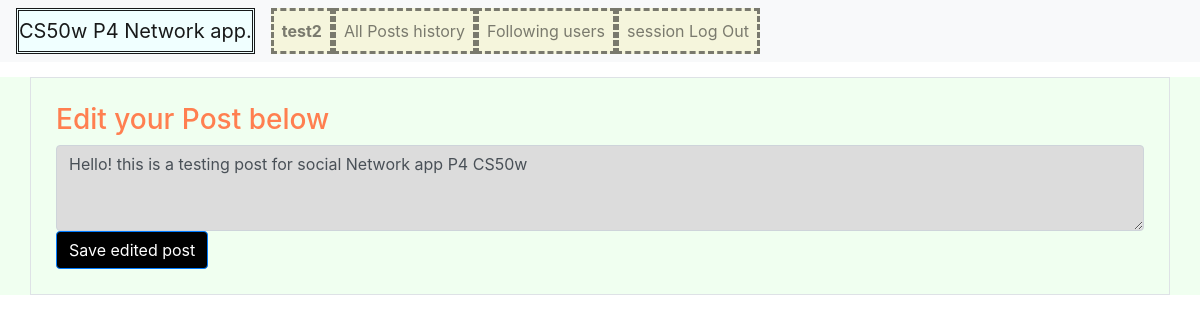
The app's page /edit/12 (signed in) with its own data.
### network/models.py (models this page shows, shortened)
class User(AbstractUser):
    pass

class Post(models.Model):
    user = models.ForeignKey(User, on_delete=models.CASCADE)
    post = models.TextField()
    date_added = models.DateTimeField(auto_now=True)
    liked_users = models.ManyToManyField(User, related_name='liked_posts')

### network/views.py (the view)
# urls.py: path('edit/<int:post_id>', views.edit, name='edit'),
def edit(request, post_id):
    post = Post.objects.get(id=post_id)
    if request.method != 'POST':
        form = PostForm(initial={'post': post.post})
        return render(request, 'network/edit.html', {'form': form})
    else:
        form = PostForm(request.POST)
        if form.is_valid():
            post.post = form.cleaned_data['post']
            post.save()
        return HttpResponseRedirect(reverse('index'))

### network/forms.py
class PostForm(forms.Form):
    post = forms.CharField(widget=forms.Textarea(attrs={'class': 'form-control', 'rows': 3}), label='')

### network/templates/network/edit.html (shortened to what this page needs)
{% extends 'network/layout.html' %}
{% block body %}
<div class="border">
    <h3>Edit your Post below</h3>
    <form action="" method="POST">
        {{ form }}
    <button class="btn btn-primary">Save edited post</button>
    </form>
</div>
{% endblock %}

### network/templates/network/layout.html (shortened to what this page needs)
{% load static %}
<!DOCTYPE html>
<html lang="en">
    <head>
        <link rel="stylesheet" href="https://cdnjs.cloudflare.com/ajax/libs/font-awesome/4.7.0/css/font-awesome.min.css">
        <link rel="stylesheet" href="https://stackpath.bootstrapcdn.com/bootstrap/4.4.1/css/bootstrap.min.css">
        <link href="{% static 'network/styles.css' %}" rel="stylesheet">
    </head>
    <body>
        <nav class="navbar navbar-expand-lg navbar-light bg-light">
            <a class="navbar-brand" href="#">CS50w P4 Network app.</a>
            <div>
              <ul class="navbar-nav mr-auto">
                {% if user.is_authenticated %}
                    <li class="nav-item">
                        <a class="nav-link" href="{% url 'profile' %}"><strong>{{ user.username }}</strong></a>
                    </li>
                {% endif %}
                <li class="nav-item">
                  <a class="nav-link" href="{% url 'index' %}">All Posts history</a>
                </li>
                {% if user.is_authenticated %}
                    <li class="nav-item">
                        <a class="nav-link" href="{% url 'following' %}">Following users</a>
                    </li>
                    <li class="nav-item">
                        <a class="nav-link" href="{% url 'logout' %}">session Log Out</a>
                    </li>
                {% endif %}
              </ul>
            </div>
          </nav>
         <div class="body container-fluid">
            {% block body %}
            {% endblock %}
        </div>
    </body>
</html>

### network/static/network/styles.css (style rules this page uses)
.border { border: 3px solid black; padding: 25px; margin: 15px; }
.navbar-brand { background-color: azure; border-style: double; }
.nav-link { background-color: beige; border-style: dashed; }
h3 { color: coral; }
textarea#id_post.form-control { background: gainsboro; }
button.btn.btn-primary { background: black; }
.body.container-fluid { background: honeydew; }

### records on screen
User: username "test2"
Post: post "Hello! this is a testing post for social Network app P4 CS50w"
